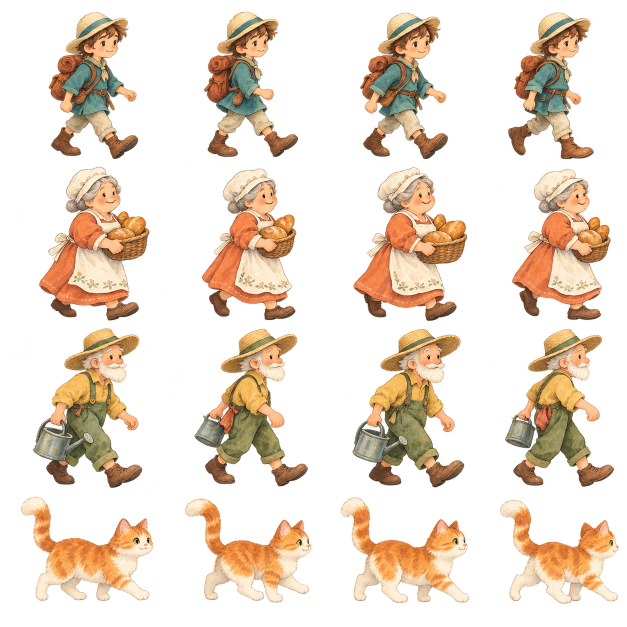
#> input picture assets/characters-original.png, 1254 x 1254 px (shown at 1/2 size)
$ python prepare_assets.py
#> lines starting #> are read from the running program, lines starting #| are printed output that depends on the picture
"""Slice the generated atlas without repainting; compose original village score."""
from pathlib import Path
from PIL import Image
import numpy as np
import wave,json

ROOT=Path(__file__).resolve().parents[1]
assets=ROOT/'assets'
atlas=Image.open(assets/'characters-original.png').convert('RGBA')
#> atlas is the input picture: PIL image 1254x1254 RGBA; mean R, G, B, A 79.2, 59.3, 40.7, 80.2
w,h=atlas.size
#> w = 1254; h = 1254
manifest={'source':'characters-original.png','columns':4,'rows':4,'characters':{}}
for row,name in enumerate(['traveler','baker','gardener','cat']):
    frames=[atlas.crop((round(col*w/4),round(row*h/4),round((col+1)*w/4),round((row+1)*h/4))) for col in range(4)]
    boxes=[f.getchannel('A').point(lambda p:255 if p>90 else 0).getbbox() for f in frames]
    box=(min(b[0] for b in boxes),min(b[1] for b in boxes),max(b[2] for b in boxes),max(b[3] for b in boxes))
    fw,fh=box[2]-box[0],box[3]-box[1]
    strip=Image.new('RGBA',(fw*4,fh))
    for i,f in enumerate(frames):strip.paste(f.crop(box),(i*fw,0))
    strip.save(assets/f'{name}-walk.png')
    manifest['characters'][name]={'file':f'{name}-walk.png','width':fw,'height':fh,'frames':4,'fps':6,'pivot':'bottom-center'}
#> this loop made 4 passes
#> (box, fw, fh) on passes 1 to 4: ((77, 23, 282, 314), 205, 291), ((78, 0, 307, 313), 229, 313), ((66, 0, 302, 313), 236, 313), ((42, 0, 311, 267), 269, 267)
#> pass 1, `strip.save(assets/f'{name}-walk.png')`:
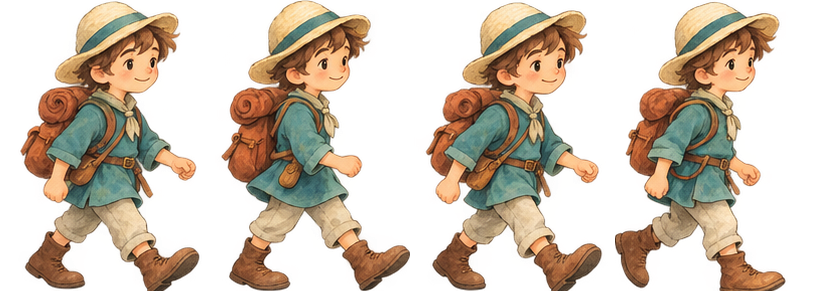
#> saved as traveler-walk.png: PIL image 820x291 RGBA; mean R, G, B, A 89, 68.5, 47.2, 114.6; transparent parts drawn white
#> pass 2, `strip.save(assets/f'{name}-walk.png')`:
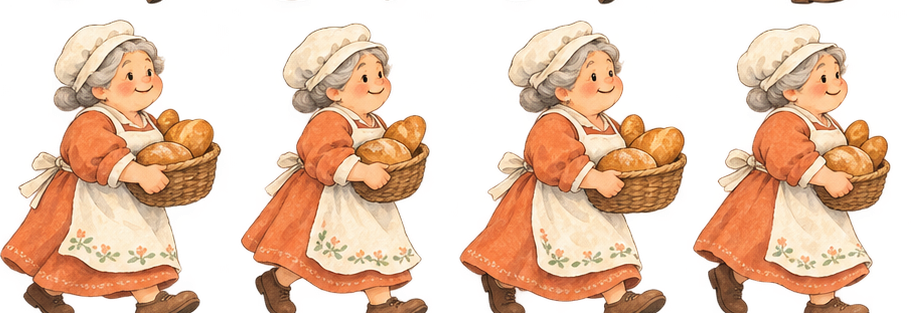
#> saved as baker-walk.png: PIL image 916x313 RGBA; mean R, G, B, A 128, 91.6, 65.3, 130.2; transparent parts drawn white
#> after the loop:
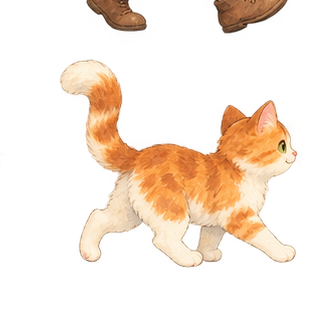
#> f: PIL image 314x314 RGBA; mean R, G, B, A 85.4, 64.5, 48.2, 67.1; transparent parts drawn white
#> after the loop:
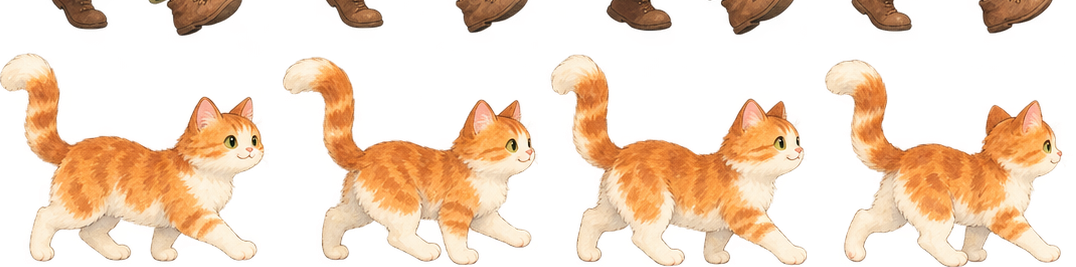
#> strip: PIL image 1076x267 RGBA; mean R, G, B, A 118.3, 88.9, 63, 97.1; transparent parts drawn white
#> after the loop, manifest = 4 items
(assets/'sprites.json').write_text(json.dumps(manifest,indent=2),encoding='utf-8')
# 36 seconds, original pentatonic melody; celesta, soft flute, plucked strings and creek.
sr=44100;duration=36;n=sr*duration;mix=np.zeros((n,2),dtype=np.float64)
rng=np.random.default_rng(1440)
def note(start,length,midi,amp,kind='flute',pan=0):
    t=np.arange(int(length*sr))/sr;f=440*2**((midi-69)/12)
    if kind=='bell':s=(np.sin(2*np.pi*f*t)*np.exp(-2.8*t)+.24*np.sin(2*np.pi*f*2.76*t)*np.exp(-4*t)+.12*np.sin(2*np.pi*f*4.1*t)*np.exp(-6*t))
    elif kind=='pluck':s=(np.sin(2*np.pi*f*t)+.22*np.sin(2*np.pi*f*2*t)+.09*np.sin(2*np.pi*f*3*t))*np.exp(-3*t)
    else:s=(np.sin(2*np.pi*f*t+.012*np.sin(2*np.pi*4.7*t))+.11*np.sin(2*np.pi*f*2*t))*np.minimum(1,t/.13)*np.minimum(1,(length-t)/.23)*np.exp(-.18*t)
    i=int(start*sr);end=min(i+len(s),n);s=s[:end-i]*amp
    mix[i:end,0]+=s*np.sqrt((1-pan)/2);mix[i:end,1]+=s*np.sqrt((1+pan)/2)
beat=.75
melody=[(76,2),(79,1),(81,1),(79,2),(76,2),(74,2),(72,2),(74,2),(76,2),(79,2),(81,2),(84,2),(81,2),(79,2),(76,2),(74,2),(72,4),(74,2),(76,2),(79,2),(76,2),(74,2),(72,4)]
pos=0
for midi,beats in melody:
    if pos>=33:break
    note(pos,beats*beat*.9,midi,.11,'flute',-.13);pos+=beats*beat
chords=[[48,55,60,64],[45,52,57,60],[41,48,53,57],[43,50,55,59]]
for bar in range(12):
    chord=chords[bar%4]
    for j in range(8):note(bar*3+j*.375,1.7,chord[[0,1,2,3,2,1,2,3][j]],.045,'pluck',.3 if j%2 else -.3)
for start,midi in [(1,88),(6.2,91),(12.4,86),(19,88),(25.5,93),(31.5,88)]:note(start,3.8,midi,.027,'bell',.5)
# Gentle broad-band filtered stream ambience, no borrowed recordings.
noise=rng.normal(0,1,(n,2));smooth=np.stack([np.convolve(noise[:,i],np.ones(32)/32,'same') for i in range(2)],axis=1)
mix+=smooth*.008
fade=np.minimum(1,np.arange(n)/(sr*2))*np.minimum(1,(n-np.arange(n))/(sr*3))
mix*=fade[:,None];peak=float(np.abs(mix).max());mix*=.78/max(peak,.001)
with wave.open(str(assets/'windbell-theme.wav'),'wb') as f:
    f.setnchannels(2);f.setsampwidth(2);f.setframerate(sr);f.writeframes((mix*32767).astype('<i2').tobytes())
print('4 transparent 4-frame walking strips; 36-second stereo original score. Peak:',round(peak,4))

$ run again, with assets/baker-walk.png copied over assets/characters-original.png
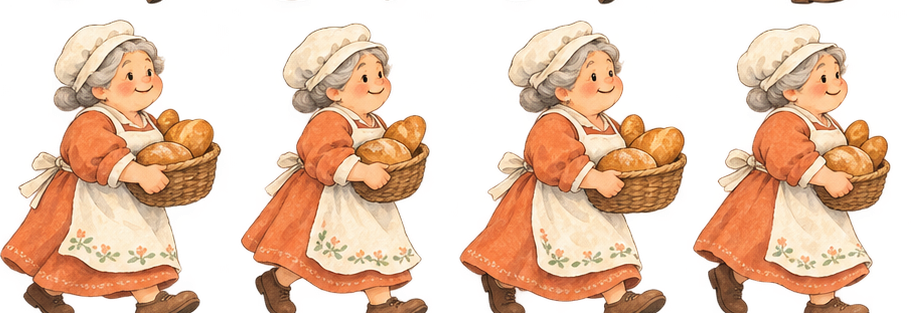
#> input picture assets/baker-walk.png, 916 x 313 px
#> atlas is the input picture: PIL image 916x313 RGBA; mean R, G, B, A 128, 91.6, 65.3, 130.2
#> the loop `for row,name in enumerate(['traveler','baker','gardener','cat']):` made 4 passes
#> (box, fw, fh) on passes 1 to 4: ((50, 0, 165, 78), 115, 78), ((38, 0, 228, 78), 190, 78), ((12, 0, 229, 79), 217, 79), ((0, 0, 208, 78), 208, 78)
#> pass 1, `strip.save(assets/f'{name}-walk.png')`:
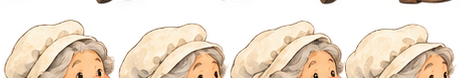
#> saved as traveler-walk.png: PIL image 460x78 RGBA; mean R, G, B, A 147, 126.1, 102.8, 132.5; transparent parts drawn white
#> after the loop `for row,name in enumerate(['traveler','baker','gardener','cat']):`:
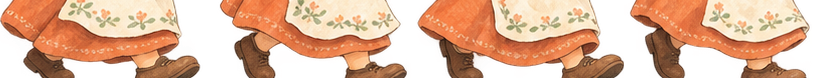
#> strip: PIL image 832x78 RGBA; mean R, G, B, A 159.3, 106.3, 77.9, 169.6; transparent parts drawn white
#> after the loop `for row,name in enumerate(['traveler','baker','gardener','cat']):`: manifest = 4 items

$ run again, with assets/cat-walk.png copied over assets/characters-original.png
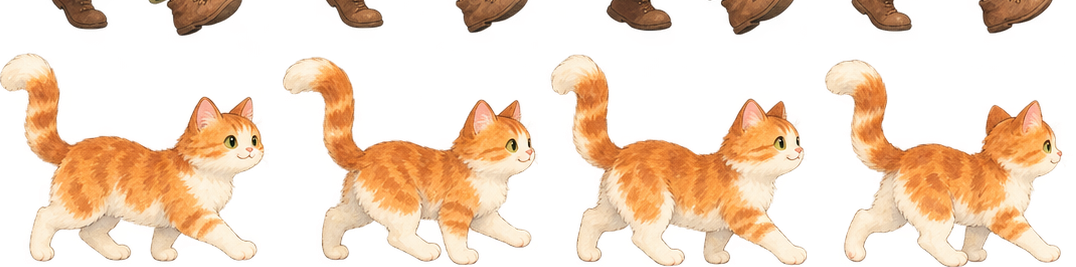
#> input picture assets/cat-walk.png, 1076 x 267 px
#> atlas is the input picture: PIL image 1076x267 RGBA; mean R, G, B, A 118.3, 88.9, 63, 97.1
#> the loop `for row,name in enumerate(['traveler','baker','gardener','cat']):` made 4 passes
#> (box, fw, fh) on passes 1 to 4: ((4, 0, 259, 67), 255, 67), ((0, 0, 261, 67), 261, 67), ((25, 0, 267, 66), 242, 66), ((29, 0, 269, 67), 240, 67)
#> pass 1, `strip.save(assets/f'{name}-walk.png')`:
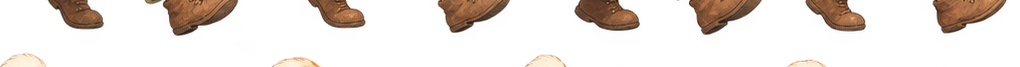
#> saved as traveler-walk.png: PIL image 1020x67 RGBA; mean R, G, B, A 48.4, 24.5, 17.1, 45.7; transparent parts drawn white
#> after the loop `for row,name in enumerate(['traveler','baker','gardener','cat']):`:
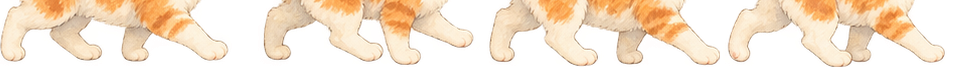
#> strip: PIL image 960x67 RGBA; mean R, G, B, A 184.5, 161.4, 134.9, 136.6; transparent parts drawn white
#> after the loop `for row,name in enumerate(['traveler','baker','gardener','cat']):`: manifest = 4 items
